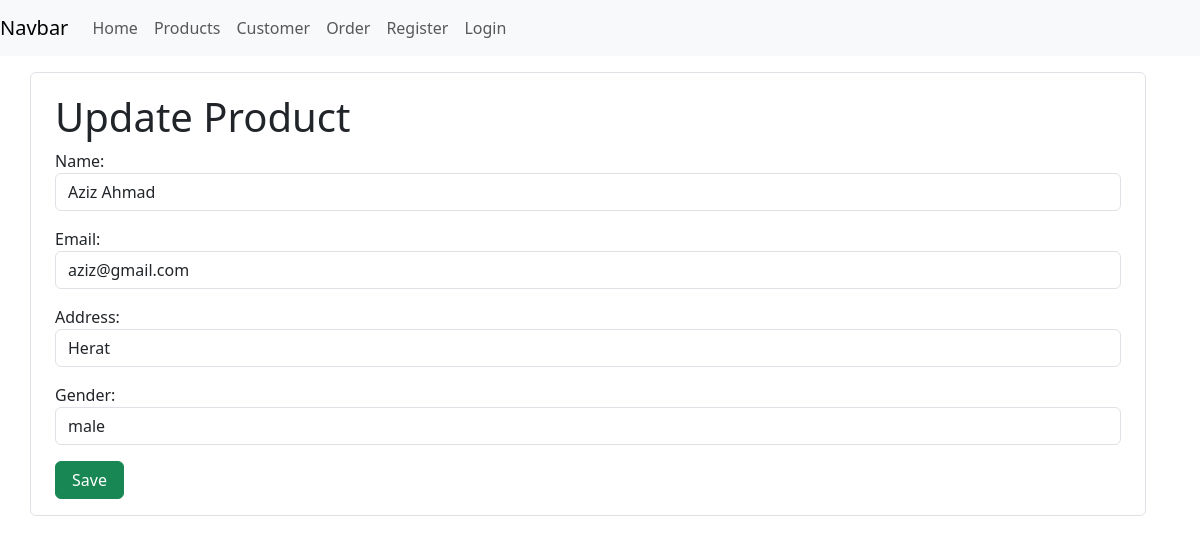
The app's page /update/customer/4 (signed in) with its own data.
### e_app/models.py (models this page shows, shortened)
class Customer(models.Model):
    name = models.CharField(max_length = 100)
    email = models.EmailField(max_length = 200)
    address = models.TextField()
    gender = models.CharField(max_length = 20)

### e_app/views.py (the view)
# urls.py: path("update/customer/<int:pk>",views.update_customer,name="update_customer"),
@login_required(login_url='login')
def update_customer(request, pk):
    try:
        customer = Customer.objects.get(id=pk)
    except Customer.DoesNotExist:
        return HttpResponse("Customer not found", status=404)
    form = CustomerForm(instance=customer)
    if request.method == 'POST':
        form = CustomerForm(request.POST, instance=customer)
        if form.is_valid():
            form.save()
            return redirect('customer_list')
    context = {
        'form': form
    }
    return render(request, 'customer/update.html', context)

### e_app/froms.py
class CustomerForm(forms.ModelForm):
    class Meta:
        model = Customer
        fields = ['name','email','address','gender']
        widgets = {
            'name': forms.TextInput(attrs={'class': 'form-control'}),
            'email': forms.EmailInput(attrs={'class': 'form-control'}),
            'address': forms.TextInput(attrs={'class': 'form-control'}),
            'gender': forms.TextInput(attrs={'class': 'form-control'})
        }

### e_app/templates/customer/update.html
{% extends '../base.html' %} {% block content %}
<h1 class="mt-3">Update Product</h1>
<form action="" method="post">
  {% csrf_token %} {{form.as_p}}
  <button type="submit" name="submit" class="btn btn-success mb-3 px-3">
    Save
  </button>
</form>
{% endblock %}

### records on screen
Customer: name "Aziz Ahmad", email "aziz@gmail.com", address "Herat", gender "male"
